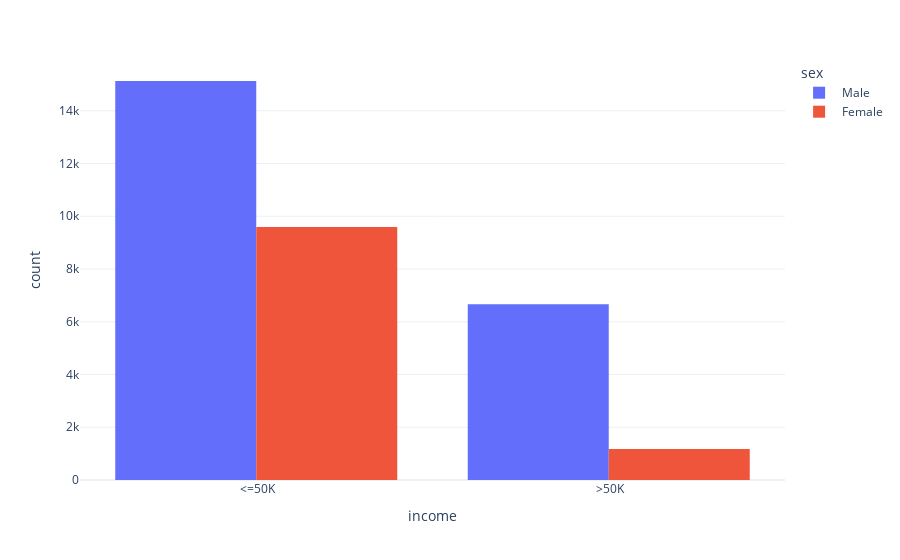

Notebook code cell kept with this figure:
### Code cell
fig = px.histogram(df,
             x='income',
             color='sex',
             barmode='group',
             template='plotly_white')
fig.show()

### Figure 1 — Plotly figure (JSON) as saved in the notebook; plotly's stock layout.template omitted (floating-point values rounded to 4 significant figures; data arrays with more than 128 entries replaced by an {"elided": "..."} marker saying what was removed)
{"data": [{"alignmentgroup": "True", "bingroup": "x", "hovertemplate": "sex= Male<br>income=%{x}<br>count=%{y}<extra></extra>", "legendgroup": " Male", "marker": {"color": "#636efa", "pattern": {"shape": ""}}, "name": " Male", "offsetgroup": " Male", "orientation": "v", "showlegend": true, "x": {"elided": "21790 str values"}, "xaxis": "x", "yaxis": "y", "type": "histogram"}, {"alignmentgroup": "True", "bingroup": "x", "hovertemplate": "sex= Female<br>income=%{x}<br>count=%{y}<extra></extra>", "legendgroup": " Female", "marker": {"color": "#EF553B", "pattern": {"shape": ""}}, "name": " Female", "offsetgroup": " Female", "orientation": "v", "showlegend": true, "x": {"elided": "10771 str values"}, "xaxis": "x", "yaxis": "y", "type": "histogram"}], "layout": {"xaxis": {"anchor": "y", "domain": [0.0, 1.0], "title": {"text": "income"}}, "yaxis": {"anchor": "x", "domain": [0.0, 1.0], "title": {"text": "count"}}, "legend": {"title": {"text": "sex"}, "tracegroupgap": 0}, "margin": {"t": 60}, "barmode": "group"}}
